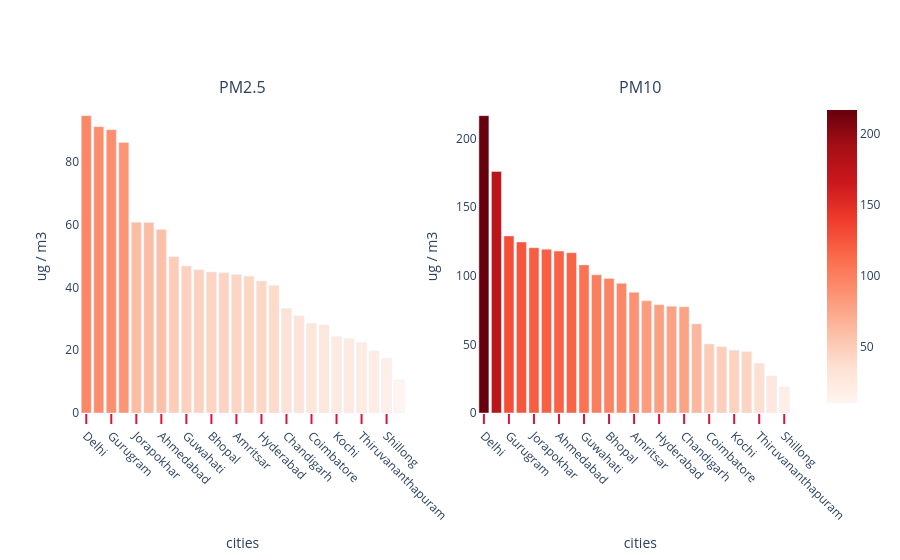

Source (notebook cell):
### Code cell
x2= city_day[['PM2.5','City']].groupby(["City"]).median().sort_values(by='PM2.5',ascending=False).reset_index()
x3 = city_day[['PM10','City']].groupby(["City"]).median().sort_values(by='PM10',ascending=False).reset_index()

from plotly.subplots import make_subplots
fig = make_subplots(
    rows=1, cols=2,
    subplot_titles=("PM2.5","PM10"))

fig.add_trace(go.Bar( y=x2['PM2.5'], x=x2["City"],  
                     marker=dict(color=x2['PM2.5'], coloraxis="coloraxis")),
              1, 1)


fig.add_trace(go.Bar( y=x3['PM10'], x=x2["City"],  
                     marker=dict(color=x3['PM10'], coloraxis="coloraxis")),
              1, 2)
fig.update_layout(coloraxis=dict(colorscale='reds'), showlegend=False,plot_bgcolor='white')
fig.update_xaxes(ticks="outside", tickwidth=2,tickangle=45, tickcolor='crimson', ticklen=10,title_text="cities")
fig.update_yaxes(title_text="ug / m3", row=1, col=1)
fig.update_yaxes(title_text="ug / m3", row=1, col=2)
fig.show()

### Figure 1 — Plotly figure (JSON) as saved in the notebook; plotly's stock layout.template omitted (floating-point values rounded to 4 significant figures)
{"data": [{"marker": {"color": [94.62, 91.12, 90.15, 86.09, 60.69, 60.63, 58.37, 49.75, 46.78, 45.55, 44.84, 44.64, 44.09, 43.55, 42, 40.61, 33.27, 30.92, 28.52, 28.02, 24.29, 23.74, 22.38, 19.76, 17.43, 10.48], "coloraxis": "coloraxis"}, "type": "bar", "x": ["Delhi", "Patna", "Gurugram", "Lucknow", "Jorapokhar", "Brajrajnagar", "Ahmedabad", "Jaipur", "Guwahati", "Chennai", "Bhopal", "Talcher", "Amritsar", "Kolkata", "Hyderabad", "Visakhapatnam", "Chandigarh", "Bengaluru", "Coimbatore", "Amaravati", "Kochi", "Mumbai", "Thiruvananthapuram", "Ernakulam", "Shillong", "Aizawl"], "xaxis": "x", "y": [94.62, 91.12, 90.15, 86.09, 60.69, 60.63, 58.37, 49.75, 46.78, 45.55, 44.84, 44.64, 44.09, 43.55, 42, 40.61, 33.27, 30.92, 28.52, 28.02, 24.29, 23.74, 22.38, 19.76, 17.43, 10.48], "yaxis": "y"}, {"marker": {"color": [216.7, 176.1, 129.1, 124.6, 120.5, 119.4, 118.0, 116.8, 108.0, 100.7, 98.09, 94.48, 87.97, 81.77, 78.94, 77.88, 77.36, 64.9, 50.25, 48.33, 45.66, 44.64, 36.22, 26.93, 18.96, null], "coloraxis": "coloraxis"}, "type": "bar", "x": ["Delhi", "Patna", "Gurugram", "Lucknow", "Jorapokhar", "Brajrajnagar", "Ahmedabad", "Jaipur", "Guwahati", "Chennai", "Bhopal", "Talcher", "Amritsar", "Kolkata", "Hyderabad", "Visakhapatnam", "Chandigarh", "Bengaluru", "Coimbatore", "Amaravati", "Kochi", "Mumbai", "Thiruvananthapuram", "Ernakulam", "Shillong", "Aizawl"], "xaxis": "x2", "y": [216.7, 176.1, 129.1, 124.6, 120.5, 119.4, 118.0, 116.8, 108.0, 100.7, 98.09, 94.48, 87.97, 81.77, 78.94, 77.88, 77.36, 64.9, 50.25, 48.33, 45.66, 44.64, 36.22, 26.93, 18.96, null], "yaxis": "y2"}], "layout": {"annotations": [{"font": {"size": 16}, "showarrow": false, "text": "PM2.5", "x": 0.225, "xanchor": "center", "xref": "paper", "y": 1, "yanchor": "bottom", "yref": "paper"}, {"font": {"size": 16}, "showarrow": false, "text": "PM10", "x": 0.775, "xanchor": "center", "xref": "paper", "y": 1, "yanchor": "bottom", "yref": "paper"}], "autosize": true, "coloraxis": {"colorscale": [[0, "rgb(255,245,240)"], [0.125, "rgb(254,224,210)"], [0.25, "rgb(252,187,161)"], [0.375, "rgb(252,146,114)"], [0.5, "rgb(251,106,74)"], [0.625, "rgb(239,59,44)"], [0.75, "rgb(203,24,29)"], [0.875, "rgb(165,15,21)"], [1, "rgb(103,0,13)"]]}, "plot_bgcolor": "white", "showlegend": false, "xaxis": {"anchor": "y", "autorange": true, "domain": [0, 0.45], "range": [-0.5, 25.5], "tickangle": 45, "tickcolor": "crimson", "ticklen": 10, "ticks": "outside", "tickwidth": 2, "title": {"text": "cities"}, "type": "category"}, "xaxis2": {"anchor": "y2", "autorange": true, "domain": [0.55, 1], "range": [-0.5, 25.5], "tickangle": 45, "tickcolor": "crimson", "ticklen": 10, "ticks": "outside", "tickwidth": 2, "title": {"text": "cities"}, "type": "category"}, "yaxis": {"anchor": "x", "autorange": true, "domain": [0, 1], "range": [0, 99.6], "title": {"text": "ug / m3"}, "type": "linear"}, "yaxis2": {"anchor": "x2", "autorange": true, "domain": [0, 1], "range": [0, 228.1], "title": {"text": "ug / m3"}, "type": "linear"}}}
